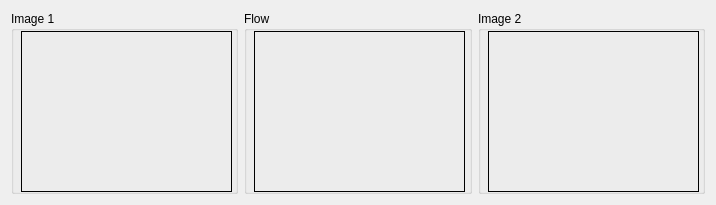
<?xml version="1.0" encoding="UTF-8"?>
<ui version="4.0">
 <class>CustomCtrl</class>
 <widget class="QWidget" name="CustomCtrl">
  <property name="geometry">
   <rect>
    <x>0</x>
    <y>0</y>
    <width>716</width>
    <height>205</height>
   </rect>
  </property>
  <property name="windowTitle">
   <string>Form</string>
  </property>
  <property name="layoutDirection">
   <enum>Qt::LeftToRight</enum>
  </property>
  <layout class="QHBoxLayout" name="horizontalLayout_2">
   <item>
    <widget class="QGroupBox" name="groupBox_3">
     <property name="title">
      <string>Image 1</string>
     </property>
     <widget class="QLabel" name="lblIm1">
      <property name="geometry">
       <rect>
        <x>10</x>
        <y>20</y>
        <width>211</width>
        <height>161</height>
       </rect>
      </property>
      <property name="frameShape">
       <enum>QFrame::Box</enum>
      </property>
      <property name="text">
       <string/>
      </property>
     </widget>
    </widget>
   </item>
   <item>
    <layout class="QHBoxLayout" name="horizontalLayout">
     <item>
      <widget class="QGroupBox" name="groupBox">
       <property name="title">
        <string>Flow</string>
       </property>
       <widget class="QLabel" name="lblFlow">
        <property name="geometry">
         <rect>
          <x>10</x>
          <y>20</y>
          <width>211</width>
          <height>161</height>
         </rect>
        </property>
        <property name="frameShape">
         <enum>QFrame::Box</enum>
        </property>
        <property name="frameShadow">
         <enum>QFrame::Plain</enum>
        </property>
        <property name="text">
         <string/>
        </property>
       </widget>
      </widget>
     </item>
    </layout>
   </item>
   <item>
    <widget class="QGroupBox" name="groupBox_2">
     <property name="title">
      <string>Image 2</string>
     </property>
     <widget class="QLabel" name="lblIm2">
      <property name="geometry">
       <rect>
        <x>10</x>
        <y>20</y>
        <width>211</width>
        <height>161</height>
       </rect>
      </property>
      <property name="frameShape">
       <enum>QFrame::Box</enum>
      </property>
      <property name="frameShadow">
       <enum>QFrame::Plain</enum>
      </property>
      <property name="text">
       <string/>
      </property>
     </widget>
    </widget>
   </item>
  </layout>
 </widget>
 <resources/>
 <connections/>
</ui>
